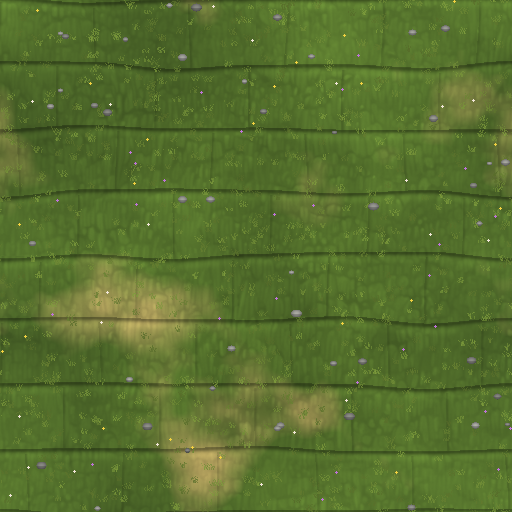
#> input picture Assets/TribalTrouble/Resources/TTExtended/bk_turf.png, 512 x 512 px
$ python turf_detail.py ../../Assets/TribalTrouble/Resources/TTExtended/bk_turf.png out.png
#> lines starting #> are read from the running program, lines starting #| are printed output that depends on the picture; after the words box and inside, x2 and y2 are one past the last pixel; in counts of white or black regions, pixels touching at a corner belong together
"""Turf roof texture with detail: the sod laid in overlapping strips (a shaded lip along each), moss and dry patches,
tufts, a few wildflowers and stones. Tileable. Writes over bk_turf.png (the old one, a plain field of grass, made the
Mead Hall's roof read as a flat green slab).
usage: python3 turf_detail.py <bk_turf.png in> <out.png>  (run after build.py: textures.py makes the plain field it starts from)"""
import sys
import numpy as np
from PIL import Image

N = 512
rng = np.random.default_rng(7)


def tnoise(cells, seed):
    """Tileable value noise: a cells x cells random grid, wrapped, smoothly interpolated to N x N."""
    g = np.random.default_rng(seed).random((cells, cells))
    x = np.arange(N) * cells / N
    i0 = np.floor(x).astype(int); f = x - i0; f = f * f * (3 - 2 * f); i1 = (i0 + 1) % cells
    a = g[i0][:, i0] * (1 - f)[None, :] + g[i0][:, i1] * f[None, :]
    b = g[i1][:, i0] * (1 - f)[None, :] + g[i1][:, i1] * f[None, :]
    return a * (1 - f)[:, None] + b * f[:, None]


def fbm(seed, base=4, octaves=4):
    s, a, t = 0, 1.0, 0
    for o in range(octaves):
        s = s + a * tnoise(base * 2 ** o, seed + o * 31); t += a; a *= 0.5
    return s / t


src = np.asarray(Image.open(sys.argv[1]).convert('RGB')).astype(float) / 255
img = src.copy()
lum = img.mean(-1, keepdims=True)
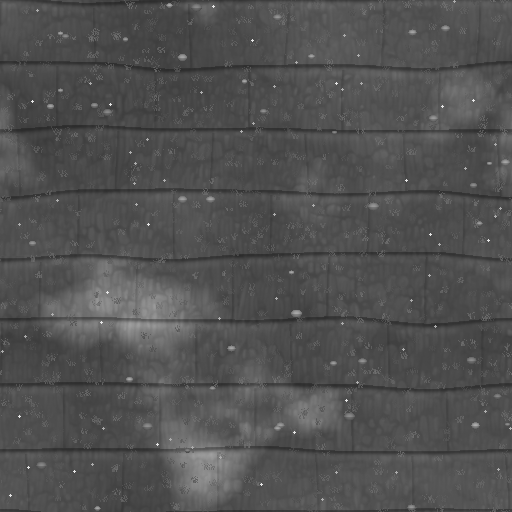
#> lum: shape (512, 512, 1) float64; min 0.17, max 0.901, mean 0.32
# colour patches: dark moss, fresh green, dry straw
n1, n2 = fbm(1, 3), fbm(2, 5)
moss = np.array([0.16, 0.22, 0.09]); fresh = np.array([0.3, 0.4, 0.15]); straw = np.array([0.5, 0.45, 0.26])
tint = fresh[None, None] * (1 - n1[..., None]) + moss[None, None] * n1[..., None]
dry = np.clip((n2 - 0.58) * 4, 0, 1)[..., None]
tint = tint * (1 - dry) + straw[None, None] * dry
img = np.clip(tint * (0.5 + 0.75 * lum / lum.mean()), 0, 1)
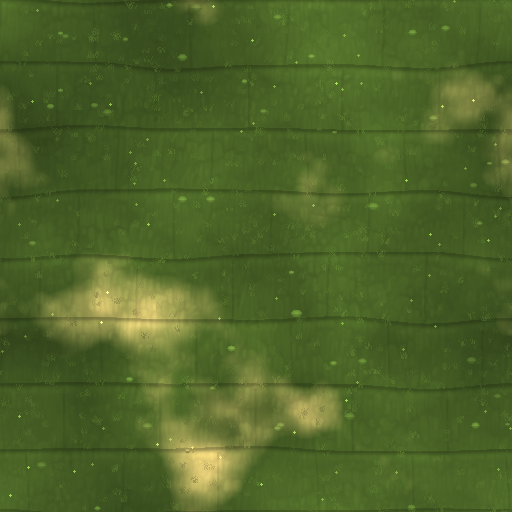
#> img: shape (512, 512, 3) float64; mean R, G, B 0.308, 0.395, 0.161
img = img * (0.95 + 0.3 * fbm(4, 2)[..., None])   # big soft light and dark areas
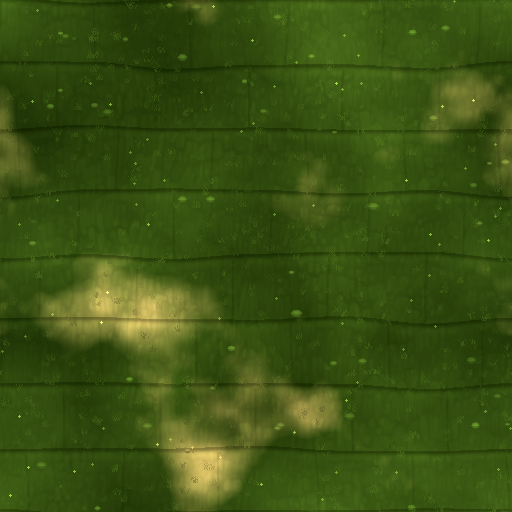
#> img: shape (512, 512, 3) float64; mean R, G, B 0.345, 0.442, 0.181; drawn with min black and max white
# the sod strips: 8 rows down the roof, each overlapping the next with a shaded lip and a lighter top edge
y = np.arange(N)[:, None] + (tnoise(6, 9) * 10 - 5)          # wavy rows
row = (y % 64) / 64.0
lip = np.exp(-((row - 0.02) / 0.04) ** 2)                   # the dark shadow under the strip above
top = np.exp(-((row - 0.12) / 0.06) ** 2)                   # the light edge of this strip
shade = 1 - 0.32 * lip[..., None] + 0.08 * top[..., None]
# ... and the strips broken into sods (vertical joins, offset each row)
rowi = (y // 64).astype(int)
x = (np.arange(N)[None, :] + rowi * 37 + tnoise(5, 11) * 8) % 96
join = np.exp(-((x - 1) / 1.6) ** 2) * (row > 0.08)
shade = shade * (1 - 0.12 * join[..., None])
img = np.clip(img * shade, 0, 1)
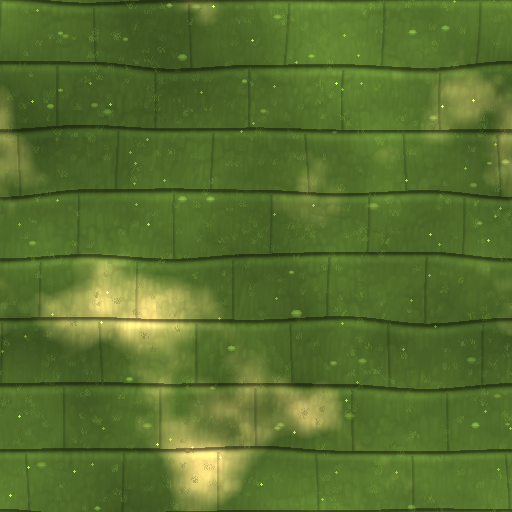
#> img: shape (512, 512, 3) float64; mean R, G, B 0.342, 0.438, 0.179
# tufts: small bright blade clusters
for _ in range(900):
    cx, cy = rng.integers(0, N, 2); c = np.array([0.42, 0.52, 0.2]) * rng.uniform(0.8, 1.2)
    for k in range(5):
        dx = rng.integers(-3, 4); L = rng.integers(3, 8)
        for t in range(L):
            px, py = (cx + dx + t * rng.integers(-1, 2) // 2) % N, (cy - t) % N
            img[py, px] = img[py, px] * 0.4 + c * 0.6
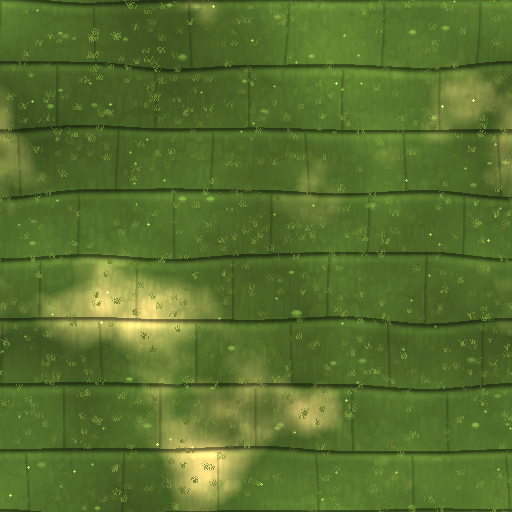
#> img: shape (512, 512, 3) float64; 6.75% of pixels changed, all inside (x1, y1, x2, y2) = (0, 0, 512, 512)
# wildflowers and a few stones
for _ in range(70):
    cx, cy = rng.integers(0, N, 2)
    c = [np.array([0.95, 0.9, 0.85]), np.array([0.95, 0.82, 0.25]), np.array([0.75, 0.45, 0.85])][rng.integers(0, 3)]
    for dy in range(-1, 2):
        for dx in range(-1, 2):
            if abs(dx) + abs(dy) < 2: img[(cy + dy) % N, (cx + dx) % N] = c
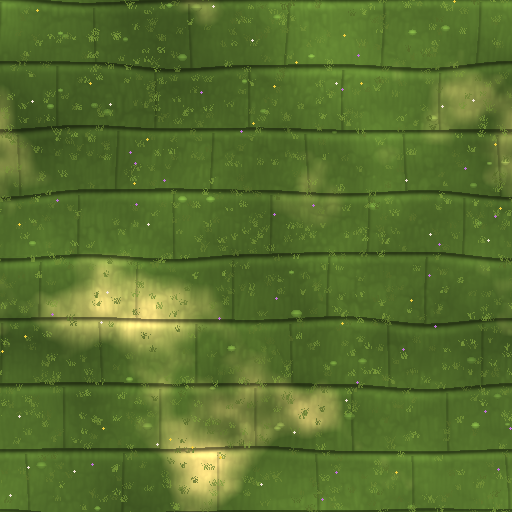
#> img: shape (512, 512, 3) float64; 0.13% of pixels changed, all inside (x1, y1, x2, y2) = (1, 0, 512, 501)
for _ in range(45):
    cx, cy = rng.integers(0, N, 2); r = rng.uniform(2.5, 5.5); g = rng.uniform(0.45, 0.6)
    for dy in range(-6, 7):
        for dx in range(-6, 7):
            d = (dx / r) ** 2 + (dy / (r * 0.75)) ** 2
            if d < 1: img[(cy + dy) % N, (cx + dx) % N] = np.array([g, g, g * 0.96]) * (1.1 - 0.35 * d) * (0.85 if dy > 0 else 1.05)
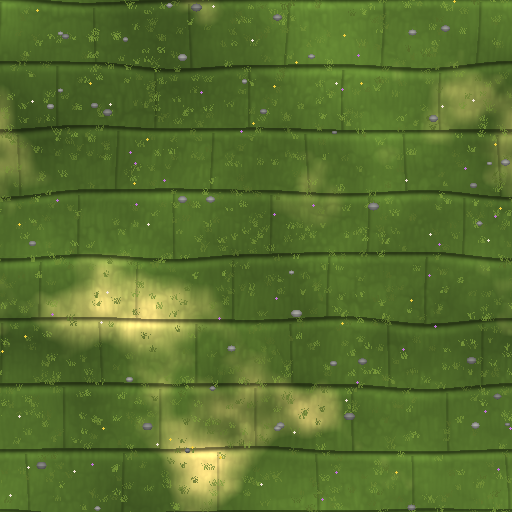
#> img: shape (512, 512, 3) float64; 0.64% of pixels changed, all inside (x1, y1, x2, y2) = (29, 3, 510, 511)
Image.fromarray((np.clip(img, 0, 1) * 255 + 0.5).astype(np.uint8)).save(sys.argv[2])
print('ok')
